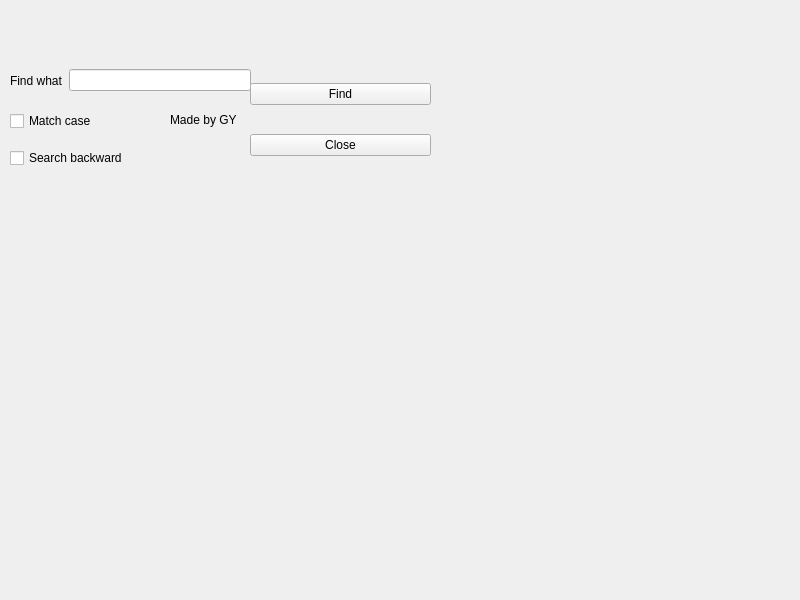
<?xml version="1.0" encoding="UTF-8"?>
<ui version="4.0">
 <class>Widget</class>
 <widget class="QWidget" name="Widget">
  <property name="geometry">
   <rect>
    <x>0</x>
    <y>0</y>
    <width>800</width>
    <height>600</height>
   </rect>
  </property>
  <property name="windowTitle">
   <string>Widget</string>
  </property>
  <widget class="QLabel" name="label_2">
   <property name="geometry">
    <rect>
     <x>170</x>
     <y>110</y>
     <width>81</width>
     <height>20</height>
    </rect>
   </property>
   <property name="text">
    <string>Made by GY</string>
   </property>
  </widget>
  <widget class="QWidget" name="horizontalLayoutWidget">
   <property name="geometry">
    <rect>
     <x>10</x>
     <y>60</y>
     <width>241</width>
     <height>41</height>
    </rect>
   </property>
   <layout class="QHBoxLayout" name="horizontalLayout">
    <item>
     <widget class="QLabel" name="label">
      <property name="text">
       <string>Find what</string>
      </property>
     </widget>
    </item>
    <item>
     <widget class="QLineEdit" name="lineEdit"/>
    </item>
   </layout>
  </widget>
  <widget class="QWidget" name="verticalLayoutWidget">
   <property name="geometry">
    <rect>
     <x>10</x>
     <y>100</y>
     <width>160</width>
     <height>80</height>
    </rect>
   </property>
   <layout class="QVBoxLayout" name="verticalLayout">
    <item>
     <widget class="QCheckBox" name="caseCheckBox">
      <property name="text">
       <string>Match case</string>
      </property>
     </widget>
    </item>
    <item>
     <widget class="QCheckBox" name="backwardCheckBox">
      <property name="text">
       <string>Search backward</string>
      </property>
     </widget>
    </item>
   </layout>
  </widget>
  <widget class="QWidget" name="verticalLayoutWidget_2">
   <property name="geometry">
    <rect>
     <x>250</x>
     <y>60</y>
     <width>181</width>
     <height>121</height>
    </rect>
   </property>
   <layout class="QVBoxLayout" name="verticalLayout_2">
    <item>
     <widget class="QPushButton" name="findButton">
      <property name="text">
       <string>Find</string>
      </property>
     </widget>
    </item>
    <item>
     <widget class="QPushButton" name="closeButton">
      <property name="text">
       <string>Close</string>
      </property>
     </widget>
    </item>
   </layout>
  </widget>
 </widget>
 <resources/>
 <connections/>
</ui>
